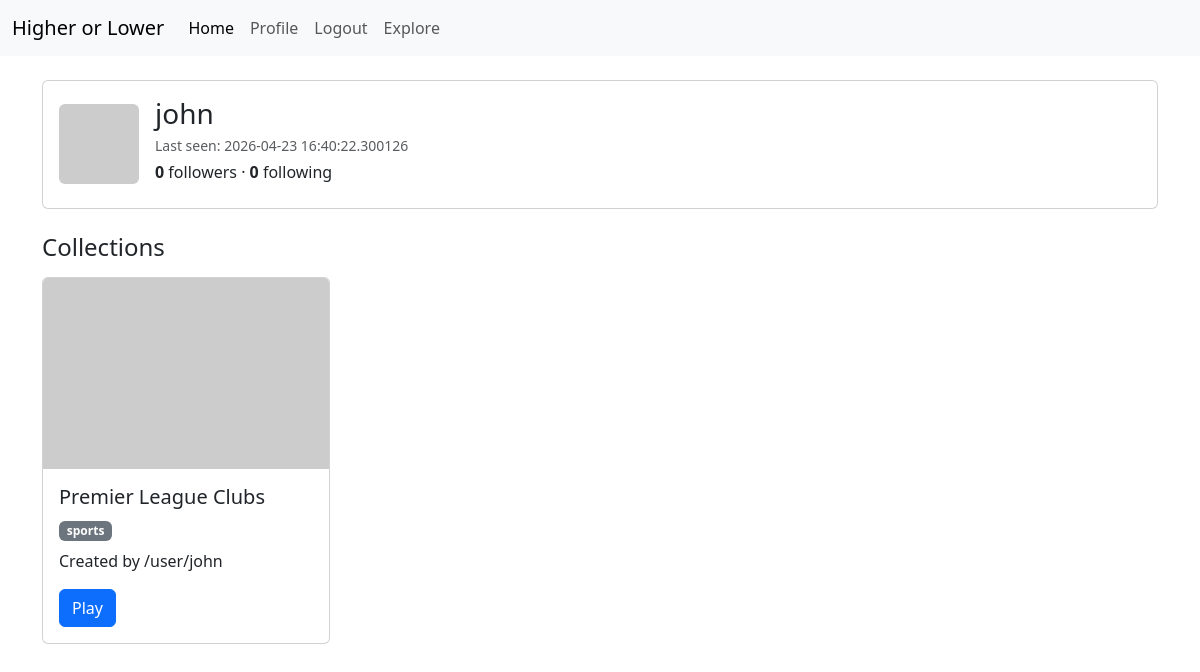
Page /user/john (signed in) on the earlier database version.
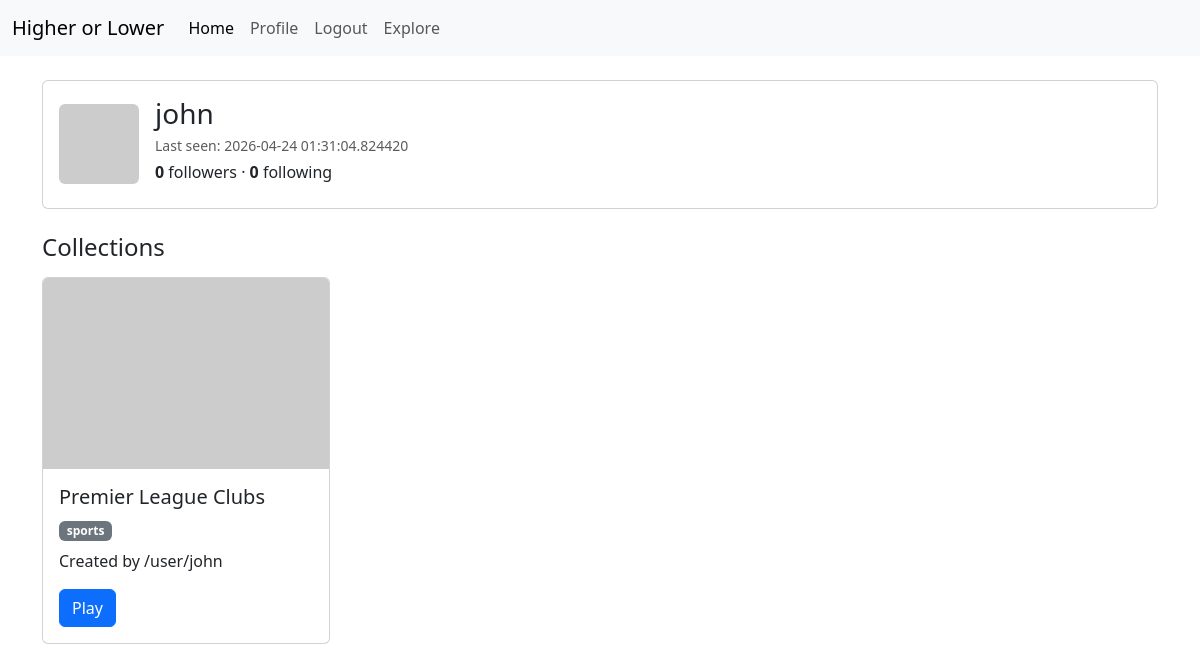
Same page on the later database version.
### app/models.py (models this page shows, shortened)
class User(UserMixin, db.Model):
    id: so.Mapped[int] = so.mapped_column(primary_key=True)
    username: so.Mapped[str] = so.mapped_column(
        sa.String(50), index=True, unique=True, nullable=False
    )
    email: so.Mapped[str] = so.mapped_column(
        sa.String(120), index=True, unique=True, nullable=False
    )
    password_hash: so.Mapped[str] = so.mapped_column(
        sa.String(256), nullable=False, default=''
    )
    last_seen: so.Mapped[Optional[datetime]] = so.mapped_column(
        default=lambda: datetime.now(timezone.utc)
    )
    collections: so.WriteOnlyMapped['Collection'] = so.relationship(
        back_populates='creator', passive_deletes=True
    )
    leaderboards: so.WriteOnlyMapped['Leaderboard'] = so.relationship(
        back_populates='user', passive_deletes=True
    )
    favourites: so.WriteOnlyMapped['Favourite'] = so.relationship(
        back_populates='user', passive_deletes=True
    )
    collection_history: so.WriteOnlyMapped['CollectionHistory'] = so.relationship(
        back_populates='user', passive_deletes=True
    )
    following: so.WriteOnlyMapped['User'] = so.relationship(
        secondary=followers, primaryjoin=(followers.c.follower_id == id),
        secondaryjoin=(followers.c.followed_id == id),
        back_populates='followers')
    followers: so.WriteOnlyMapped['User'] = so.relationship(
        secondary=followers, primaryjoin=(followers.c.followed_id == id),
        secondaryjoin=(followers.c.follower_id == id),
        back_populates='following')
    def avatar(self, size):
        digest = md5(self.email.lower().encode('utf-8')).hexdigest()
        return f'https://www.gravatar.com/avatar/{digest}?d=identicon&s={size}'
    def followers_count(self):
        query = sa.select(sa.func.count()).select_from(
            self.followers.select().subquery())
        return db.session.scalar(query)
    def following_count(self):
        query = sa.select(sa.func.count()).select_from(
            self.following.select().subquery())
        return db.session.scalar(query)

class Collection(db.Model):
    id: so.Mapped[int] = so.mapped_column(primary_key=True)
    name: so.Mapped[str] = so.mapped_column(sa.String(100), nullable=False)
    image: so.Mapped[Optional[str]] = so.mapped_column(sa.String(255))
    creator_id: so.Mapped[int] = so.mapped_column(
        sa.ForeignKey(User.id), nullable=False
    )
    category: so.Mapped[CollectionCategory] = so.mapped_column(
        sa.Enum(CollectionCategory), nullable=False
    )
    creator: so.Mapped[User] = so.relationship(back_populates='collections')
    items: so.WriteOnlyMapped['Item'] = so.relationship(
        back_populates='collection', passive_deletes=True
    )
    leaderboards: so.WriteOnlyMapped['Leaderboard'] = so.relationship(
        back_populates='collection', passive_deletes=True
    )
    favourites: so.WriteOnlyMapped['Favourite'] = so.relationship(
        back_populates='collection', passive_deletes=True
    )
    history: so.WriteOnlyMapped['CollectionHistory'] = so.relationship(
        back_populates='collection', passive_deletes=True
    )

### app/routes.py (the view)
@app.route('/user/<username>')
@login_required
def user(username):
    user = db.first_or_404(sa.select(User).where(User.username == username))
    query = sa.select(Collection).where(Collection.creator == user)
    collections = db.session.scalars(query).all()
    form = EmptyForm()
    return render_template('user.html', user=user, collections=collections, form=form)

### app/models.py (called while the page is built)
@login.user_loader
def load_user(id):
    return db.session.get(User, int(id))

### app/routes.py (called while the page is built)
@app.before_request
def before_request():
    if current_user.is_authenticated:
        current_user.last_seen = datetime.now(timezone.utc)
        db.session.commit()

### app/templates/user.html (shortened to what this page needs)
{% extends "base.html" %}
{% block content %}
    <div class="card mb-4">
        <div class="card-body d-flex align-items-center gap-3">
            <img src="{{ user.avatar(128) }}" class="rounded" alt="avatar">
            <div class="flex-grow-1">
                <h1 class="h3 mb-1">{{ user.username }}</h1>
                {% if user.last_seen %}
                <p class="text-muted small mb-1">Last seen: {{ user.last_seen }}</p>
                {% endif %}
                <p class="mb-2">
                    <strong>{{ user.followers_count() }}</strong> followers ·
                    <strong>{{ user.following_count() }}</strong> following
                </p>
            </div>
        </div>
    </div>
    <h2 class="h4 mb-3">Collections</h2>
    {% include 'card-list.html' %}
{% endblock %}

### app/templates/base.html (shortened to what this page needs)
<!doctype html>
<html>
<head>
    <link href="https://cdn.jsdelivr.net/npm/bootstrap@5.3.8/dist/css/bootstrap.min.css" rel="stylesheet"
>
</head>
<body>
     {% include 'navbar.html' %}
    <div class="container py-4">
        {% block content %}{% endblock %}
    </div>
</body>
</html>

### app/templates/navbar.html (shortened to what this page needs)
<nav class="navbar navbar-expand-lg bg-body-tertiary">
    <div class="container-fluid">
        <a class="navbar-brand" href="{{ url_for('index') }}">Higher or Lower</a>
        <div class="collapse navbar-collapse" id="navbarNav">
            <ul class="navbar-nav">
                <li class="nav-item">
                    <a class="nav-link active" aria-current="page" href="{{ url_for('index') }}">Home</a>
                </li>
                {% if current_user.is_anonymous %}
                <li class="nav-item">
                    <a class="nav-link" href="{{ url_for('login') }}">Login</a>
                </li>
                {% else %}
                <li class="nav-item">
                    <a class="nav-link" href="{{ url_for('user', username=current_user.username) }}">Profile</a>
                </li>
                <li class="nav-item">
                    <a class="nav-link" href="{{ url_for('logout') }}">Logout</a>
                </li>
                                <li class="nav-item">
                                    <a class="nav-link" href="{{ url_for('explore') }}">Explore</a>
                                </li>
                {% endif %}
            </ul>
        </div>
    </div>
</nav>

### app/templates/card-list.html
<div class="row row-cols-1 row-cols-md-4 g-4">
    {% for collection in collections %}
    <div class="col">
        {% include 'card.html' %}
    </div>
    {% endfor %}
</div>

### app/templates/card.html
<div class="card" style="width: 18rem;">
    <img src="https://placehold.co/600x400" class="card-img-top" alt="...">
    <div class="card-body">
        <h5 class="card-title">{{ collection.name }}</h5>
        <span class="badge bg-secondary mb-2">{{ collection.category.value }}</span>
        <p class="card-text">Created by {{ url_for('user', username=collection.creator.username) }}</p>
        <a href="#" class="btn btn-primary">Play</a>
    </div>
</div>

Differences in the rows shown:
changed User "john": last_seen "2026-04-23 16:40:22.300126" → "2026-04-24 01:31:04.824420"
